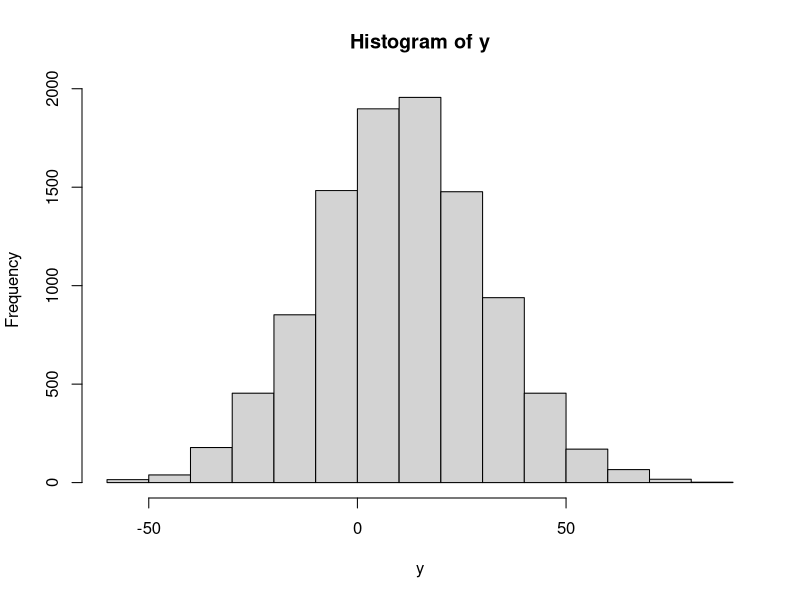

This figure's R source:
#Week 4 Quiz 
#===========

#Question 1
#What is produced at the end of this snippet of R code? 
set.seed(1)
rpois(5, 2)

#Question 2
#What R function can be used to generate standard Normal random variables?
rnorm(10)

#Question 5
#What does the following code do?
set.seed(10)
x <- rbinom(10000, 10, 0.5)
e <- rnorm(10000, 0, 20)
y <- 0.5 + 2 * x + e
hist(y)
